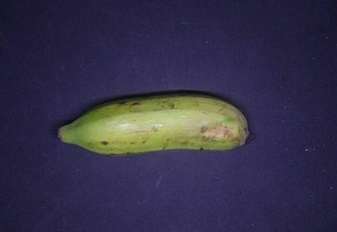
//> input picture imgs/6.jpg, 337 x 232 px
$ ./main   (built with g++ and OpenCV 4)
//> lines starting //> are read from the running program, lines starting //| are printed output that depends on the picture; after the words box and inside, x2 and y2 are one past the last pixel; in counts of white or black regions, pixels touching at a corner belong together
#include <iostream>
#include "opencv/cv.hpp"
#include "opencv/highgui.h"
#include <iostream>
#include "funcoes.h"

using namespace std;
using namespace cv;

int main()
{

    Mat img, bin, result, img2, result2;
     //int fontFace = FONT_HERSHEY_SCRIPT_SIMPLEX;
     int contVerde = 0;
     int contAmerelo = 0;
     int cont=0;

//Binarizar
img = imread("C:\\Users\\igorl\\OneDrive\\Imagens\\imgs\\6.jpg",0);
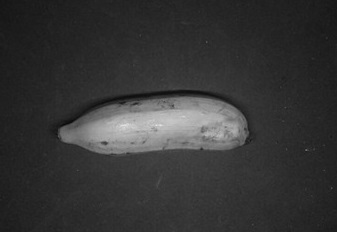
//> img: 232 rows x 337 cols, CV_8UC1; min 7, max 229, mean 53.2
img2 = imread("C:\\Users\\igorl\\OneDrive\\Imagens\\imgs\\6.jpg",1);
//> img2 is the input picture: 232 rows x 337 cols, CV_8UC3; mean B, G, R 73.2, 49.3, 53.3
bin = img.clone();
result = img2.clone();
result2 = img2.clone();


//Binarizando
for(int i=0; i<img.rows; i++){
    for(int j=0; j<img.cols; j++){
        if(img.at<uchar>(i,j)>80)
        {
            bin.at<uchar>(i,j)=255;
        }else
        {
            bin.at<uchar>(i,j)=0;
        }
    }
}
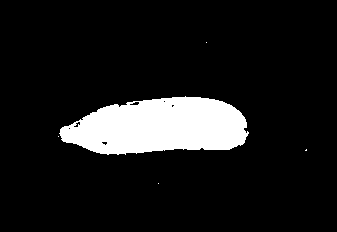
//> bin: 232 rows x 337 cols, CV_8UC1; 10.5% white; 5 white regions (4 under 20 px), largest, box (x1, y1, x2, y2) and area: (59, 96, 249, 155) 8230

//Destacando a banana
for(int i=0; i<result.rows; i++){
    for(int j=0; j<result.cols; j++){
        if(bin.at<uchar>(i,j)==0){
            result.at<Vec3b>(i,j)[2]=255;
            result.at<Vec3b>(i,j)[1]=255;
            result.at<Vec3b>(i,j)[0]=255;
        }else{
            result.at<Vec3b>(i,j)[2]=img2.at<Vec3b>(i,j)[2];
            result.at<Vec3b>(i,j)[1]=img2.at<Vec3b>(i,j)[1];
            result.at<Vec3b>(i,j)[0]=img2.at<Vec3b>(i,j)[0];
            cont++;
        }
    }
}
//> this loop made 232 passes
//> cont on passes 1 to 3: 0, 0, 0
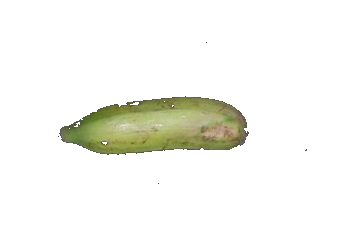
//> result: 232 rows x 337 cols, CV_8UC3; mean B, G, R 237.8, 244, 243.5
//> after the loop, cont = 8236

namedWindow("imagemDestacada1");
imshow("imagemDestacada1",result);

//printf("shushauhsuau");
//Binarizando colorida
for(int i=0; i<result.rows; i++){
    for(int j=0; j<result.cols; j++){
        if(result.at<Vec3b>(i,j)[2]>80)
        {
            result2.at<Vec3b>(i,j)[2]=255;
        }if(result.at<Vec3b>(i,j)[1]>80)
        {
            result.at<Vec3b>(i,j)[1]=255;
        }if(result.at<Vec3b>(i,j)[0]>80)
        {
            result.at<Vec3b>(i,j)[2]=255;
        }else{
            result.at<Vec3b>(i,j)[2]=0;
        }
    }
}
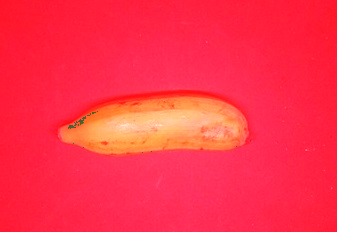
//> result2: 232 rows x 337 cols, CV_8UC3; mean B, G, R 73.2, 49.3, 254.8
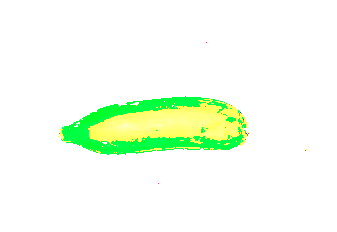
//> result: 232 rows x 337 cols, CV_8UC3; 10.53% of pixels changed, all inside (x1, y1, x2, y2) = (58, 42, 307, 184)


//Pesquisando as cores individuais da imagem
//Analizando imagem
        for (int i=0;i<img2.rows; i++){
            for(int j=0;j<img2.cols; j++){
                Vec3b color = result.at<Vec3b>(Point(j,i));
                //Verde
                if(color[0]>=10 && color[0]<=90 && color[1]==255 && color[2]==0){
                    contVerde++;
                }
                //Amarelo
                if(color[0]>=70 && color[0]<=190 && color[1]==255 && color[2]==255){
                    contAmerelo++;
                }
            }
        }
//> after the loop, contVerde = 3710; contAmerelo = 4510


        printf("\nPixels Verdes: %d\n",contVerde);
//| Pixels Verdes: 3710
        printf("Pixels Amarelos: %d\n",contAmerelo);
//| Pixels Amarelos: 4510
       // printf("Soma dos Pixels: %d\n",contAmerelo+contVerde);
        printf("Todos os pixels: %d\n",cont);
//| Todos os pixels: 8236


        printf("Porcentagem verde %0.1f% \n",porcentagem(contVerde, cont));
//> (this line was passed over: porcentagem is not available in this run)
        printf("Porcentagem amarelos %0.1f%\n",porcentagem(contAmerelo, cont));
//> (this line was passed over: porcentagem is not available in this run)


//> (the run ends here: the program needs code that is not available in this run, at `float verde = porcentagem(contVerde, cont);`)
